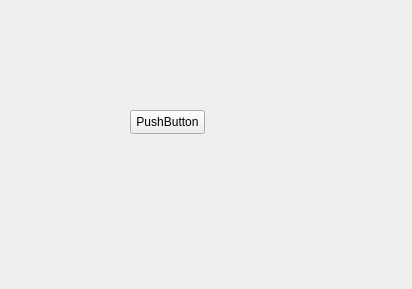
<?xml version="1.0" encoding="UTF-8"?>
<ui version="4.0">
 <class>Auth</class>
 <widget class="QWidget" name="Auth">
  <property name="geometry">
   <rect>
    <x>0</x>
    <y>0</y>
    <width>412</width>
    <height>289</height>
   </rect>
  </property>
  <property name="windowTitle">
   <string>1</string>
  </property>
  <widget class="QPushButton" name="pushButton">
   <property name="geometry">
    <rect>
     <x>130</x>
     <y>110</y>
     <width>75</width>
     <height>24</height>
    </rect>
   </property>
   <property name="text">
    <string>PushButton</string>
   </property>
  </widget>
 </widget>
 <resources/>
 <connections/>
</ui>
